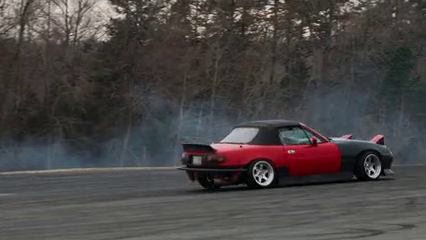
#> input picture frame 14 of video/video_speed.mp4, 426 x 240 px
$ python tarea_3_speedup.py
#> lines starting #> are read from the running program, lines starting #| are printed output that depends on the picture
#> in noThreading, im_rgb is the input picture: shape (240, 426, 3); mean B, G, R 69.2, 69.6, 73.2
# Tarea 3 Speedup - Laboratorio 2
# Javier Mazariegos
# Lorena Perez

import cv2 as cv
import numpy as np
from external import sharpen_img_cython
import time

"""
Calculamos el speedup de la tarea 3 con respecto a la tarea 2 usando el video de prueba video_speed.mp4

Speedup = 𝑡 𝑠ℎ𝑎𝑟p / t 𝑓𝑎𝑠𝑡−𝑠ℎ𝑎𝑟p

Speedup = 195.77 / 25.38 = 7.71

"""

def sharpen_img(imagen, kernel):
    alto, ancho, _ = imagen.shape
#> alto = 240; ancho = 426
    tam_kernel = kernel.shape[0]

    imagen_conv = np.zeros((alto, ancho, 3))

    for y in range(alto - tam_kernel + 1):
        for x in range(ancho - tam_kernel + 1):
            for c in range(3):
                conv_value = (imagen[y:y + tam_kernel, x:x + tam_kernel, c] * kernel).sum()

                if conv_value <= 0:
                    imagen_conv[y, x, c] = 0
                elif conv_value >= 255:
                    imagen_conv[y, x, c] = 255
                else:
                    imagen_conv[y, x, c] = conv_value
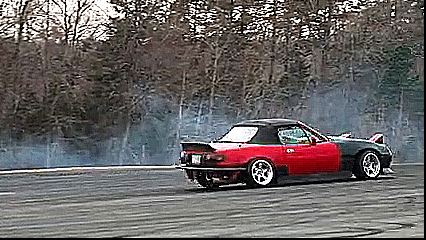
#> imagen_conv: shape (240, 426, 3) float64; mean B, G, R 100.6, 101, 105.2

    return imagen_conv.astype(np.uint8)

kernel = np.array([[-1, -1, -1],
                [-1, 9.5, -1],
                [-1, -1, -1]])


def noThreadingcython(source):
    cap = cv.VideoCapture(device_id)

    if (cap.isOpened() == False):
        print("Video capture failed to open")
    while True:
        ret, im_rgb = cap.read()
        if ret:
            a7 = sharpen_img_cython(im_rgb, kernel)
        else:
            break

def noThreading(source):
    cap = cv.VideoCapture(device_id)

    if (cap.isOpened() == False):
        print("Video capture failed to open")
    while True:
        ret, im_rgb = cap.read()
        if ret:
            a7 = sharpen_img(im_rgb, kernel)
        else:
            break

device_id = "./video/video_speed.mp4"
start = time.time()
#> (the run stopped early here; a loop or call above may not have finished)
